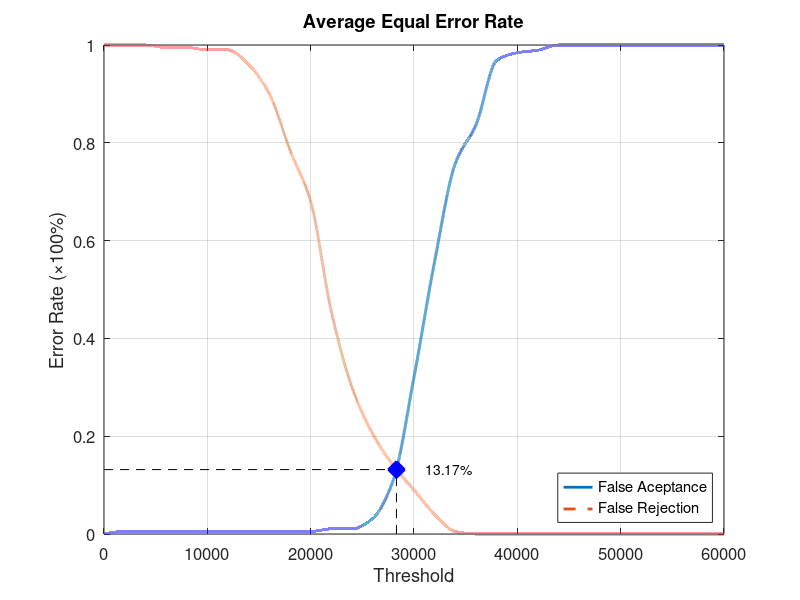
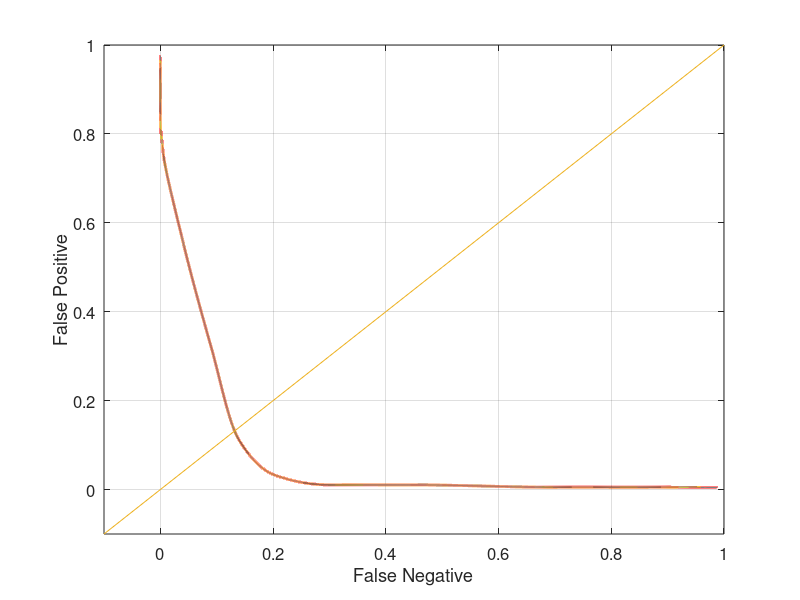

The MATLAB script that drew these images, in order:
function yEER = Database4_1
close all;
clear;
clc;
x = 0:2000:60000;
xq = 0:0.5:60000;

y0 = [0 0.00526316 0.00526316 0.00526316 0.00526316 0.00526316 0.00526316 0.00526316 0.00526316 0.00526316 0.00526316 0.0105263 0.0105263 0.0315789 0.110526 0.321053 0.557895 0.757895 0.836842 0.968421 0.984211 0.989474 1 1 1 1 1 1 1 1 1];
yy0 = interp1(x, y0, xq, 'pchip');
y1 = [1 1 1 0.995 0.995 0.99 0.99 0.96 0.9 0.785 0.68 0.455 0.3 0.205 0.14 0.09 0.04 0.005 0 0 0 0 0 0 0 0 0 0 0 0 0];
yy1 = interp1(x, y1, xq, 'pchip');

% Calculating EER: 
y2 = abs(y0 - y1);
find(y2 == min(y2))
yy2 = abs(yy0 - yy1);
xEER = find(yy2 == min(yy2));
xEERIndex = xq(xEER) % X-axis EER
yEER = yy0(xEER) % Y-axis EER

main = figure
plot(xq, yy0,'-','LineWidth', 2);	hold on
plot(xq, yy1,'--','LineWidth', 2);	hold on
plot([xEERIndex xEERIndex], [0 yEER], 'k--');	hold on
plot([0 xEERIndex], [yEER yEER], 'k--');	hold on
plot(xEERIndex, yEER, 'bx', 'LineWidth', 10);	hold on
text(xEERIndex + 10 * xEERIndex / 100, yEER, [num2str(round((10000 * yEER)) / 100) '%'])
legend('False Aceptance', 'False Rejection', 'Location', 'SouthEast')
xlabel('Threshold')
ylabel('Error Rate (\times100%)')
title('Average Equal Error Rate')
set(gca, 'FontSize', 12)
axis([0 60000 0 1])
grid on

print(main, 'Database4_1Main', '-dpng');
FNRxFPR = figure('Color', [1 1 1]);
plot(yy1, yy0, '-', yy1, yy0, 'LineWidth', 2);
hold on
y = -0.1:0.1:1
plot(y, y); 
set(gca, 'FontSize', 12)
xlabel('False Negative')
ylabel('False Positive')
axis([-0.1 1 -0.1 1])
set(gca, 'FontSize', 12)
grid on

print(FNRxFPR, 'Database4_1FNRxFPR','-dpng');
end
